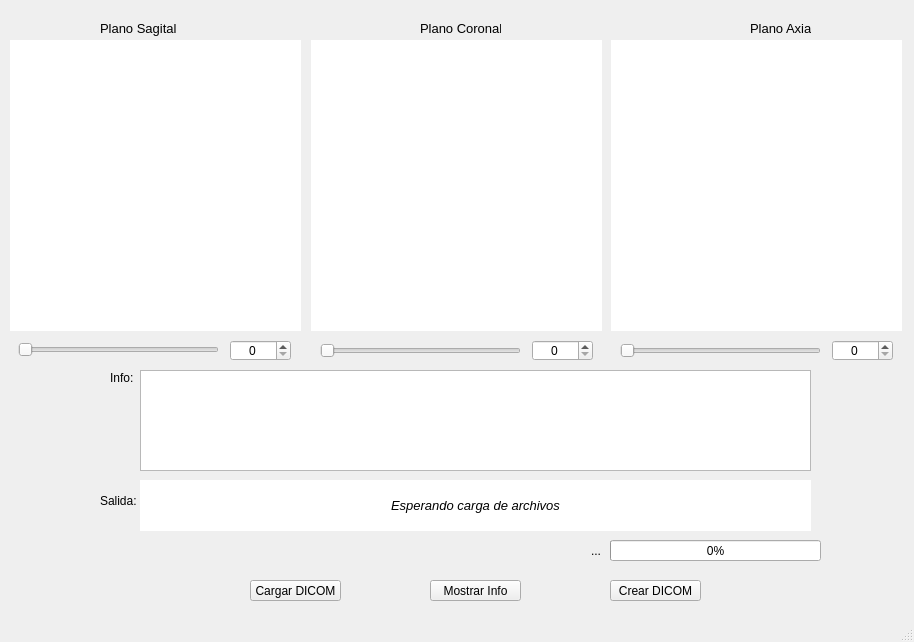
<?xml version="1.0" encoding="UTF-8"?>
<ui version="4.0">
 <class>MainWindow</class>
 <widget class="QMainWindow" name="MainWindow">
  <property name="geometry">
   <rect>
    <x>0</x>
    <y>0</y>
    <width>914</width>
    <height>642</height>
   </rect>
  </property>
  <property name="windowTitle">
   <string>MainWindow</string>
  </property>
  <widget class="QWidget" name="centralwidget">
   <widget class="QPushButton" name="BotonCargarDicom">
    <property name="geometry">
     <rect>
      <x>250</x>
      <y>580</y>
      <width>91</width>
      <height>21</height>
     </rect>
    </property>
    <property name="text">
     <string>Cargar DICOM</string>
    </property>
   </widget>
   <widget class="QPushButton" name="BotonMostrarInfo">
    <property name="geometry">
     <rect>
      <x>430</x>
      <y>580</y>
      <width>91</width>
      <height>21</height>
     </rect>
    </property>
    <property name="text">
     <string>Mostrar Info</string>
    </property>
   </widget>
   <widget class="QPushButton" name="BotonCrearDicom">
    <property name="geometry">
     <rect>
      <x>610</x>
      <y>580</y>
      <width>91</width>
      <height>21</height>
     </rect>
    </property>
    <property name="text">
     <string>Crear DICOM</string>
    </property>
   </widget>
   <widget class="QLabel" name="Salida">
    <property name="geometry">
     <rect>
      <x>140</x>
      <y>480</y>
      <width>671</width>
      <height>51</height>
     </rect>
    </property>
    <property name="font">
     <font>
      <family>MS Sans Serif</family>
      <pointsize>10</pointsize>
      <weight>50</weight>
      <italic>true</italic>
      <bold>false</bold>
      <strikeout>false</strikeout>
      <kerning>true</kerning>
     </font>
    </property>
    <property name="styleSheet">
     <string notr="true">background-color: rgb(255, 255, 255);</string>
    </property>
    <property name="text">
     <string>Esperando carga de archivos</string>
    </property>
    <property name="alignment">
     <set>Qt::AlignCenter</set>
    </property>
    <property name="wordWrap">
     <bool>true</bool>
    </property>
   </widget>
   <widget class="QLabel" name="label_1">
    <property name="geometry">
     <rect>
      <x>100</x>
      <y>490</y>
      <width>41</width>
      <height>21</height>
     </rect>
    </property>
    <property name="text">
     <string>Salida:</string>
    </property>
   </widget>
   <widget class="QLabel" name="label">
    <property name="geometry">
     <rect>
      <x>100</x>
      <y>20</y>
      <width>81</width>
      <height>16</height>
     </rect>
    </property>
    <property name="font">
     <font>
      <family>MS Shell Dlg 2</family>
      <pointsize>10</pointsize>
      <weight>50</weight>
      <bold>false</bold>
     </font>
    </property>
    <property name="text">
     <string>Plano Sagital</string>
    </property>
   </widget>
   <widget class="QLabel" name="label_2">
    <property name="geometry">
     <rect>
      <x>420</x>
      <y>20</y>
      <width>81</width>
      <height>16</height>
     </rect>
    </property>
    <property name="font">
     <font>
      <pointsize>10</pointsize>
     </font>
    </property>
    <property name="text">
     <string>Plano Coronal</string>
    </property>
   </widget>
   <widget class="QLabel" name="label_3">
    <property name="geometry">
     <rect>
      <x>750</x>
      <y>20</y>
      <width>61</width>
      <height>16</height>
     </rect>
    </property>
    <property name="font">
     <font>
      <pointsize>10</pointsize>
     </font>
    </property>
    <property name="text">
     <string>Plano Axial</string>
    </property>
   </widget>
   <widget class="QSlider" name="SagitalSlider">
    <property name="geometry">
     <rect>
      <x>18</x>
      <y>339</y>
      <width>201</width>
      <height>22</height>
     </rect>
    </property>
    <property name="orientation">
     <enum>Qt::Horizontal</enum>
    </property>
   </widget>
   <widget class="QSpinBox" name="SagitalSpinBox">
    <property name="geometry">
     <rect>
      <x>230</x>
      <y>340</y>
      <width>61</width>
      <height>21</height>
     </rect>
    </property>
    <property name="alignment">
     <set>Qt::AlignCenter</set>
    </property>
   </widget>
   <widget class="QSlider" name="CoronalSlider">
    <property name="geometry">
     <rect>
      <x>320</x>
      <y>340</y>
      <width>201</width>
      <height>22</height>
     </rect>
    </property>
    <property name="orientation">
     <enum>Qt::Horizontal</enum>
    </property>
   </widget>
   <widget class="QSpinBox" name="CoronalSpinBox">
    <property name="geometry">
     <rect>
      <x>532</x>
      <y>340</y>
      <width>61</width>
      <height>21</height>
     </rect>
    </property>
    <property name="alignment">
     <set>Qt::AlignCenter</set>
    </property>
   </widget>
   <widget class="QSlider" name="AxialSlider">
    <property name="geometry">
     <rect>
      <x>620</x>
      <y>340</y>
      <width>201</width>
      <height>22</height>
     </rect>
    </property>
    <property name="orientation">
     <enum>Qt::Horizontal</enum>
    </property>
   </widget>
   <widget class="QSpinBox" name="AxialSpinBox">
    <property name="geometry">
     <rect>
      <x>832</x>
      <y>340</y>
      <width>61</width>
      <height>21</height>
     </rect>
    </property>
    <property name="alignment">
     <set>Qt::AlignCenter</set>
    </property>
   </widget>
   <widget class="QListWidget" name="ListaInformacion">
    <property name="geometry">
     <rect>
      <x>140</x>
      <y>370</y>
      <width>671</width>
      <height>101</height>
     </rect>
    </property>
   </widget>
   <widget class="QLabel" name="label_4">
    <property name="geometry">
     <rect>
      <x>110</x>
      <y>370</y>
      <width>31</width>
      <height>16</height>
     </rect>
    </property>
    <property name="text">
     <string>Info:</string>
    </property>
   </widget>
   <widget class="QWidget" name="GraficoSagital" native="true">
    <property name="geometry">
     <rect>
      <x>10</x>
      <y>40</y>
      <width>291</width>
      <height>291</height>
     </rect>
    </property>
    <property name="styleSheet">
     <string notr="true">background-color: rgb(255, 255, 255);</string>
    </property>
   </widget>
   <widget class="QWidget" name="GraficoCoronal" native="true">
    <property name="geometry">
     <rect>
      <x>311</x>
      <y>40</y>
      <width>291</width>
      <height>291</height>
     </rect>
    </property>
    <property name="styleSheet">
     <string notr="true">background-color: rgb(255, 255, 255);</string>
    </property>
   </widget>
   <widget class="QWidget" name="GraficoAxial" native="true">
    <property name="geometry">
     <rect>
      <x>611</x>
      <y>40</y>
      <width>291</width>
      <height>291</height>
     </rect>
    </property>
    <property name="styleSheet">
     <string notr="true">background-color: rgb(255, 255, 255);</string>
    </property>
   </widget>
   <widget class="QProgressBar" name="BarraProgreso">
    <property name="geometry">
     <rect>
      <x>610</x>
      <y>540</y>
      <width>211</width>
      <height>21</height>
     </rect>
    </property>
    <property name="value">
     <number>0</number>
    </property>
    <property name="textVisible">
     <bool>true</bool>
    </property>
   </widget>
   <widget class="QLabel" name="InfoAMostrar">
    <property name="geometry">
     <rect>
      <x>140</x>
      <y>540</y>
      <width>461</width>
      <height>21</height>
     </rect>
    </property>
    <property name="text">
     <string>...</string>
    </property>
    <property name="alignment">
     <set>Qt::AlignRight|Qt::AlignTrailing|Qt::AlignVCenter</set>
    </property>
   </widget>
  </widget>
  <widget class="QMenuBar" name="menubar">
   <property name="geometry">
    <rect>
     <x>0</x>
     <y>0</y>
     <width>914</width>
     <height>21</height>
    </rect>
   </property>
  </widget>
  <widget class="QStatusBar" name="statusbar"/>
 </widget>
 <resources/>
 <connections/>
</ui>
